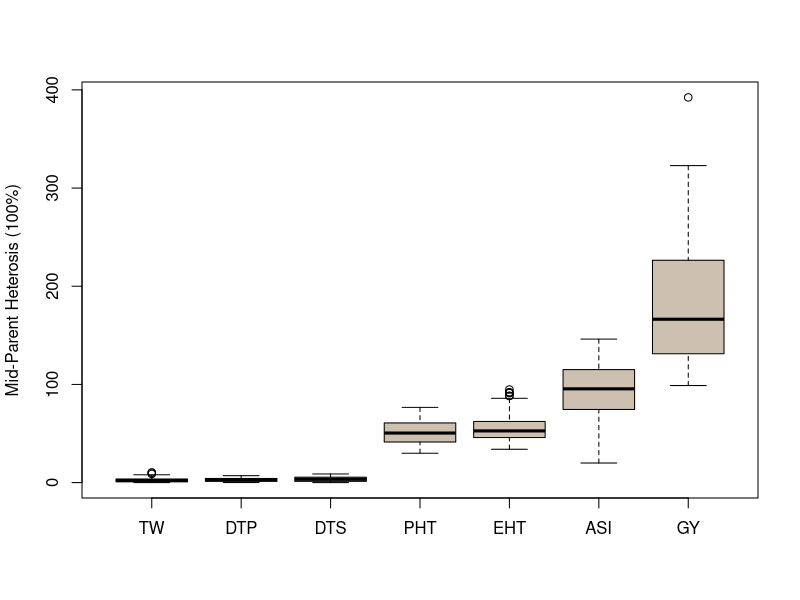

R code for this plot: (Note: this script raises an error after producing the figure.)
# Jinliang Yang
# 03-18-2017
# purpose: levels of heterosis (MPH)


#######
plot_loh <- function(trait,  ...){
  bymed2 <- with(trait, reorder(trait, pMPH, median))
  boxplot(pMPH ~ bymed2, data=trait,
          xlab = "", ylab= "Mid-Parent Heterosis (100%)", col="antiquewhite3", 
          ...)
}
##### note: change to abs value

trait <- read.csv("data/hyb_heterosis.csv")
trait$pMPH <- abs(trait$pMPH*100)

pdf("graphs/Fig1a.pdf", width=5, height=5)
bymed <- plot_loh(trait, main="")
dev.off()
write.table(trait, "table/STable_heterosis.csv", sep=",", row.names=FALSE, quote=FALSE)


##########
library(plyr)
loh <- ddply(trait, .(trait), summarise,
             h = mean(pMPH),
             sd = sd(pMPH))
loh <- loh[order(loh$h),]
write.table(loh, "table/STable_pMPH_mean_var.csv", sep=",", row.names=FALSE, quote=FALSE)

